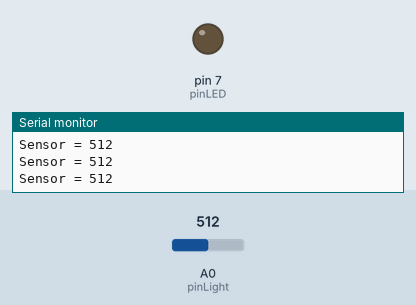
This sketch was run on a simulated Arduino Uno, built with avr-gcc and run on an emulated ATmega328P. Shown: output pins drawn as LEDs (lit = HIGH), the last lines printed to the serial monitor. The test bench sets the inputs (shaded band); at power-on: A0 (pinLight) = 512.

Above: at 1.2 s.
1.3 s: A0 (pinLight) set to 214
2.8 s: A0 (pinLight) set to 185
At 4.0 s:
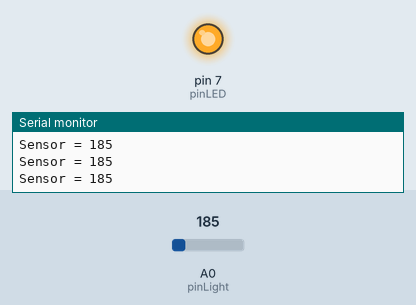
4.3 s: A0 (pinLight) set to 210
At 5.6 s:
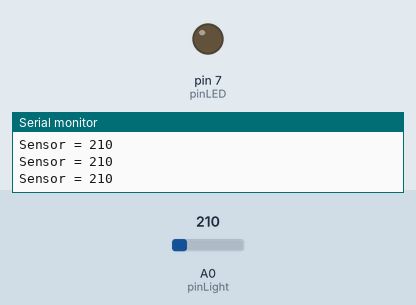
5.9 s: A0 (pinLight) set to 190
At 6.9 s:
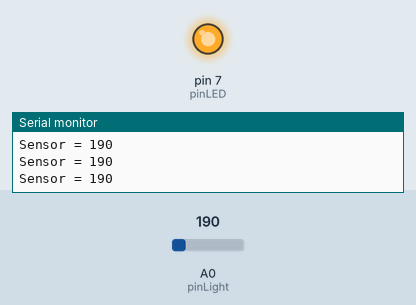
Timing chart, 0 to 8.5 s (numbered marks = the images above; inputs shaded):
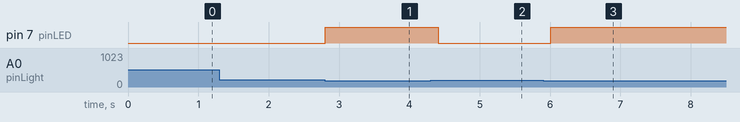

The sketch:

light_sensor.ino
```cpp
const int pinLight = A0;
const int pinLED = 7;

int thresholdvalue = 200;

void setup() {
    pinMode(pinLED, OUTPUT);
    Serial.begin(9600);
}

void loop() {
    int sensorValue = analogRead(pinLight);
    if(sensorValue < thresholdvalue){
        digitalWrite(pinLED, HIGH);
    }
    else{
        digitalWrite(pinLED, LOW);
    }
    Serial.print("Sensor = ");
    Serial.println(sensorValue);
    delay(200);
}
```

Measured:
- the behaviour switches between 200 and 199 on A0 (pinLight) (found by bisection; images 0 and 1)
- after the input at 2.8 s, pin 7 (pinLED): LOW → HIGH at once
- after the input at 4.3 s, pin 7 (pinLED): HIGH → LOW after 0.11 s
- after the input at 5.9 s, pin 7 (pinLED): LOW → HIGH after 0.11 s
